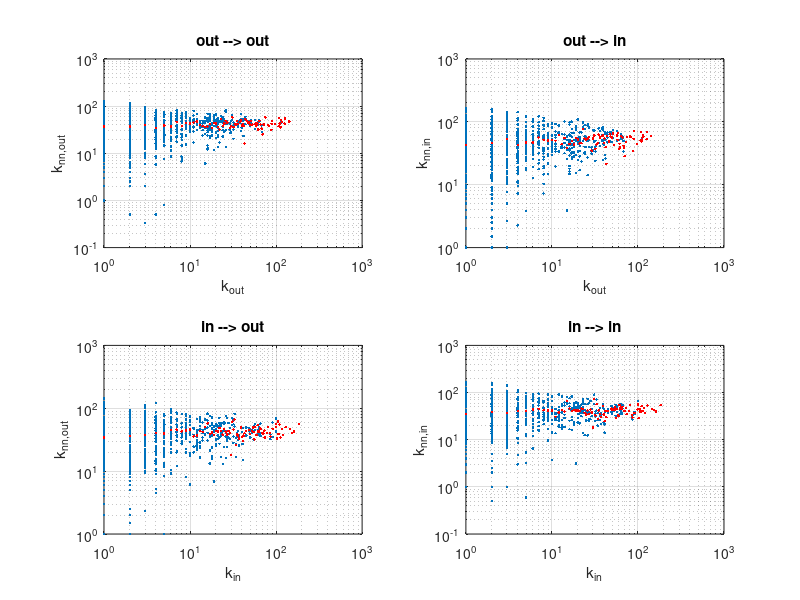

Source code (MATLAB):
close all
clear all
clc

%% Import data

G = importdata('dataset_1.txt', '\t', 4)

%% Adjacency matrix

N = max(max(G.data))
A = sparse(G.data(:,2),G.data(:,1),ones(size(G.data,1),1),N,N)
Au = 1*(A+A'>0)  
clear G

% remove nodes which are NOT connected
pos = find(sum(Au)~=0) 
A = A(pos,pos) 
Au = Au(pos,pos) % remove nodes which are not connected 
N = size(A,1) 

% find the largest connected component
e1 = [1; zeros(N-1,1)] 
exit = false 
while(~exit)
    e1_old = e1 
    e1 = 1*(Au*e1+e1>0) 
    exit = (sum(e1-e1_old)==0) 
end
pos = find(e1) 
A = A(pos,pos) 
N = size(A,1) 


%% Assortativity

% degrees
d_in = sum(A,2) 
d_out = sum(A)' 

% averages of neighbours
k_oo = (A'*d_out)./d_out 
k_oi = (A'*d_in)./d_out 
k_ii = (A*d_in)./d_in 
k_io = (A*d_out)./d_in 

% extract averages
u_out = unique(d_out) 
for k = 1:length(u_out)
    k_nnoo(k) = mean(k_oo(d_out==u_out(k))) 
    k_nnoi(k) = mean(k_oi(d_out==u_out(k))) 
end
u_in = unique(d_in) 
for k = 1:length(u_in)
    k_nnio(k) = mean(k_io(d_in==u_in(k))) 
    k_nnii(k) = mean(k_ii(d_in==u_in(k))) 
end

% do the linear fittings
p = polyfit(log(u_out(2:end)'),log(k_nnoo(2:end)),1) 
disp(['Assortativity factor out-out ' num2str(p(1))])
p = polyfit(log(u_in(2:end)'),log(k_nnio(2:end)),1) 
disp(['Assortativity factor in-out ' num2str(p(1))])
p = polyfit(log(u_out(2:end)'),log(k_nnoi(2:end)),1) 
disp(['Assortativity factor out-in ' num2str(p(1))])
p = polyfit(log(u_in(2:end)'),log(k_nnii(2:end)),1) 
disp(['Assortativity factor in-in ' num2str(p(1))])

% plot
figure(1)
subplot(2,2,1)
loglog(d_out,k_oo,'.') 
hold on
loglog(u_out,k_nnoo,'r.') 
hold off
grid
xlabel('k_{out}')
ylabel('k_{nn,out}')
title('out --> out')
subplot(2,2,2)
loglog(d_out,k_oi,'.') 
hold on
loglog(u_out,k_nnoi,'r.') 
hold off
grid
xlabel('k_{out}')
ylabel('k_{nn,in}')
title('out --> in')
subplot(2,2,4)
loglog(d_in,k_ii,'.') 
hold on
loglog(u_in,k_nnii,'r.') 
hold off
grid
xlabel('k_{in}')
ylabel('k_{nn,in}')
title('in --> in')
subplot(2,2,3)
loglog(d_in,k_io,'.') 
hold on
loglog(u_in,k_nnio,'r.') 
hold off
grid
xlabel('k_{in}')
ylabel('k_{nn,out}')
title('in --> out')
